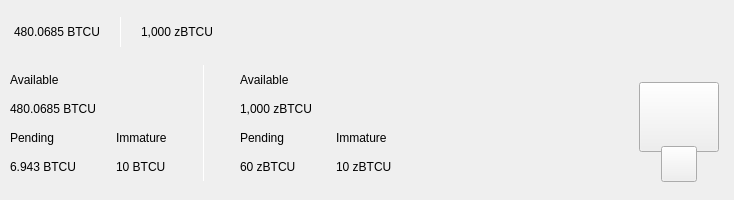
<?xml version="1.0" encoding="UTF-8"?>
<ui version="4.0">
 <class>TopBar</class>
 <widget class="QWidget" name="TopBar">
  <property name="geometry">
   <rect>
    <x>0</x>
    <y>0</y>
    <width>734</width>
    <height>200</height>
   </rect>
  </property>
  <property name="minimumSize">
   <size>
    <width>0</width>
    <height>200</height>
   </size>
  </property>
  <property name="maximumSize">
   <size>
    <width>16777215</width>
    <height>200</height>
   </size>
  </property>
  <property name="windowTitle">
   <string>Form</string>
  </property>
  <layout class="QVBoxLayout" name="verticalLayout_10" stretch="0">
   <property name="spacing">
    <number>0</number>
   </property>
   <property name="leftMargin">
    <number>0</number>
   </property>
   <property name="topMargin">
    <number>0</number>
   </property>
   <property name="rightMargin">
    <number>0</number>
   </property>
   <property name="bottomMargin">
    <number>0</number>
   </property>
   <item>
    <widget class="PFBorderImage" name="containerTop" native="true">
     <layout class="QVBoxLayout" name="verticalLayout_11">
      <property name="spacing">
       <number>0</number>
      </property>
      <property name="leftMargin">
       <number>0</number>
      </property>
      <property name="topMargin">
       <number>0</number>
      </property>
      <property name="rightMargin">
       <number>0</number>
      </property>
      <property name="bottomMargin">
       <number>0</number>
      </property>
      <item>
       <widget class="QWidget" name="top_container_2" native="true">
        <property name="minimumSize">
         <size>
          <width>0</width>
          <height>65</height>
         </size>
        </property>
        <layout class="QHBoxLayout" name="top_container">
         <property name="spacing">
          <number>0</number>
         </property>
         <property name="leftMargin">
          <number>14</number>
         </property>
         <property name="topMargin">
          <number>0</number>
         </property>
         <property name="rightMargin">
          <number>14</number>
         </property>
         <property name="bottomMargin">
          <number>0</number>
         </property>
         <item alignment="Qt::AlignVCenter">
          <widget class="QWidget" name="widgetTopAmount" native="true">
           <property name="sizePolicy">
            <sizepolicy hsizetype="Preferred" vsizetype="Maximum">
             <horstretch>0</horstretch>
             <verstretch>0</verstretch>
            </sizepolicy>
           </property>
           <layout class="QHBoxLayout" name="horizontalLayout_5">
            <property name="spacing">
             <number>0</number>
            </property>
            <property name="leftMargin">
             <number>0</number>
            </property>
            <property name="topMargin">
             <number>0</number>
            </property>
            <property name="rightMargin">
             <number>0</number>
            </property>
            <property name="bottomMargin">
             <number>0</number>
            </property>
            <item alignment="Qt::AlignTop">
             <widget class="QLabel" name="labelAmountTopPiv">
              <property name="minimumSize">
               <size>
                <width>0</width>
                <height>36</height>
               </size>
              </property>
              <property name="styleSheet">
               <string notr="true">padding:0px;margin:0px;</string>
              </property>
              <property name="text">
               <string>480.0685 BTCU</string>
              </property>
             </widget>
            </item>
            <item>
             <spacer name="horizontalSpacer_11">
              <property name="orientation">
               <enum>Qt::Horizontal</enum>
              </property>
              <property name="sizeType">
               <enum>QSizePolicy::Fixed</enum>
              </property>
              <property name="sizeHint" stdset="0">
               <size>
                <width>20</width>
                <height>20</height>
               </size>
              </property>
             </spacer>
            </item>
            <item alignment="Qt::AlignVCenter">
             <widget class="QLabel" name="label_16">
              <property name="minimumSize">
               <size>
                <width>1</width>
                <height>30</height>
               </size>
              </property>
              <property name="maximumSize">
               <size>
                <width>1</width>
                <height>30</height>
               </size>
              </property>
              <property name="styleSheet">
               <string notr="true">background-color:white;
padding:0px;
border:none;</string>
              </property>
              <property name="text">
               <string/>
              </property>
             </widget>
            </item>
            <item>
             <spacer name="horizontalSpacer_12">
              <property name="orientation">
               <enum>Qt::Horizontal</enum>
              </property>
              <property name="sizeType">
               <enum>QSizePolicy::Fixed</enum>
              </property>
              <property name="sizeHint" stdset="0">
               <size>
                <width>20</width>
                <height>20</height>
               </size>
              </property>
             </spacer>
            </item>
            <item alignment="Qt::AlignTop">
             <widget class="QLabel" name="labelAmountTopzPiv">
              <property name="minimumSize">
               <size>
                <width>0</width>
                <height>36</height>
               </size>
              </property>
              <property name="text">
               <string>1,000 zBTCU</string>
              </property>
             </widget>
            </item>
           </layout>
          </widget>
         </item>
         <item>
          <spacer name="horizontalSpacer">
           <property name="orientation">
            <enum>Qt::Horizontal</enum>
           </property>
           <property name="sizeHint" stdset="0">
            <size>
             <width>40</width>
             <height>20</height>
            </size>
           </property>
          </spacer>
         </item>
         <item>
          <layout class="QHBoxLayout" name="horizontalLayout_4">
           <property name="spacing">
            <number>12</number>
           </property>
           <property name="rightMargin">
            <number>0</number>
           </property>
           <item alignment="Qt::AlignRight">
            <widget class="QWidget" name="layoutSync" native="true">
             <property name="minimumSize">
              <size>
               <width>0</width>
               <height>36</height>
              </size>
             </property>
             <property name="maximumSize">
              <size>
               <width>16777215</width>
               <height>36</height>
              </size>
             </property>
             <layout class="QVBoxLayout" name="verticalLayout_9">
              <property name="leftMargin">
               <number>0</number>
              </property>
              <property name="topMargin">
               <number>0</number>
              </property>
              <property name="rightMargin">
               <number>0</number>
              </property>
              <property name="bottomMargin">
               <number>0</number>
              </property>
              <item>
               <widget class="ExpandableButton" name="pushButtonSync" native="true">
                <property name="minimumSize">
                 <size>
                  <width>36</width>
                  <height>36</height>
                 </size>
                </property>
                <property name="maximumSize">
                 <size>
                  <width>16777215</width>
                  <height>36</height>
                 </size>
                </property>
               </widget>
              </item>
             </layout>
            </widget>
           </item>
           <item>
            <widget class="ExpandableButton" name="pushButtonStack" native="true">
             <property name="minimumSize">
              <size>
               <width>36</width>
               <height>36</height>
              </size>
             </property>
            </widget>
           </item>
           <item>
            <widget class="ExpandableButton" name="pushButtonColdStaking" native="true">
             <property name="minimumSize">
              <size>
               <width>36</width>
               <height>36</height>
              </size>
             </property>
            </widget>
           </item>
           <item>
            <widget class="ExpandableButton" name="pushButtonConnection" native="true">
             <property name="minimumSize">
              <size>
               <width>36</width>
               <height>36</height>
              </size>
             </property>
            </widget>
           </item>
           <item>
            <widget class="ExpandableButton" name="pushButtonLock" native="true">
             <property name="sizePolicy">
              <sizepolicy hsizetype="Expanding" vsizetype="Expanding">
               <horstretch>0</horstretch>
               <verstretch>0</verstretch>
              </sizepolicy>
             </property>
             <property name="minimumSize">
              <size>
               <width>36</width>
               <height>0</height>
              </size>
             </property>
            </widget>
           </item>
           <item>
            <widget class="ExpandableButton" name="pushButtonTheme" native="true">
             <property name="minimumSize">
              <size>
               <width>36</width>
               <height>36</height>
              </size>
             </property>
             <property name="maximumSize">
              <size>
               <width>16777215</width>
               <height>36</height>
              </size>
             </property>
            </widget>
           </item>
           <item>
            <widget class="ExpandableButton" name="pushButtonFAQ" native="true">
             <property name="minimumSize">
              <size>
               <width>36</width>
               <height>36</height>
              </size>
             </property>
            </widget>
           </item>
          </layout>
         </item>
        </layout>
       </widget>
      </item>
      <item>
       <widget class="QWidget" name="bottom_container" native="true">
        <property name="minimumSize">
         <size>
          <width>0</width>
          <height>135</height>
         </size>
        </property>
        <layout class="QHBoxLayout" name="botton_container">
         <property name="leftMargin">
          <number>10</number>
         </property>
         <property name="topMargin">
          <number>0</number>
         </property>
         <property name="rightMargin">
          <number>10</number>
         </property>
         <property name="bottomMargin">
          <number>10</number>
         </property>
         <item>
          <layout class="QHBoxLayout" name="horizontalLayout_3">
           <property name="bottomMargin">
            <number>9</number>
           </property>
           <item>
            <layout class="QVBoxLayout" name="verticalLayout_7">
             <property name="spacing">
              <number>0</number>
             </property>
             <property name="leftMargin">
              <number>0</number>
             </property>
             <property name="rightMargin">
              <number>30</number>
             </property>
             <item>
              <layout class="QVBoxLayout" name="verticalLayout_2">
               <item>
                <widget class="QLabel" name="labelTitle1">
                 <property name="text">
                  <string>Available</string>
                 </property>
                </widget>
               </item>
               <item>
                <widget class="QLabel" name="labelAmountPiv">
                 <property name="text">
                  <string>480.0685 BTCU</string>
                 </property>
                </widget>
               </item>
              </layout>
             </item>
             <item>
              <layout class="QHBoxLayout" name="horizontalLayout_2">
               <property name="spacing">
                <number>0</number>
               </property>
               <item>
                <layout class="QVBoxLayout" name="verticalLayout_3">
                 <item>
                  <widget class="QLabel" name="labelTitle3">
                   <property name="text">
                    <string>Pending</string>
                   </property>
                  </widget>
                 </item>
                 <item>
                  <widget class="QLabel" name="labelPendingPiv">
                   <property name="text">
                    <string>6.943 BTCU</string>
                   </property>
                  </widget>
                 </item>
                </layout>
               </item>
               <item>
                <spacer name="horizontalSpacer_3">
                 <property name="orientation">
                  <enum>Qt::Horizontal</enum>
                 </property>
                 <property name="sizeType">
                  <enum>QSizePolicy::Fixed</enum>
                 </property>
                 <property name="sizeHint" stdset="0">
                  <size>
                   <width>40</width>
                   <height>20</height>
                  </size>
                 </property>
                </spacer>
               </item>
               <item>
                <layout class="QVBoxLayout" name="verticalLayout_4">
                 <item>
                  <widget class="QLabel" name="labelTitle4">
                   <property name="text">
                    <string>Immature</string>
                   </property>
                  </widget>
                 </item>
                 <item>
                  <widget class="QLabel" name="labelImmaturePiv">
                   <property name="text">
                    <string>10 BTCU</string>
                   </property>
                  </widget>
                 </item>
                </layout>
               </item>
              </layout>
             </item>
            </layout>
           </item>
           <item>
            <widget class="QLabel" name="label_9">
             <property name="minimumSize">
              <size>
               <width>1</width>
               <height>100</height>
              </size>
             </property>
             <property name="maximumSize">
              <size>
               <width>1</width>
               <height>16777215</height>
              </size>
             </property>
             <property name="styleSheet">
              <string notr="true">background-color:white;
padding:0px;
border:none;</string>
             </property>
             <property name="text">
              <string/>
             </property>
            </widget>
           </item>
           <item>
            <layout class="QVBoxLayout" name="verticalLayout_8">
             <property name="spacing">
              <number>0</number>
             </property>
             <property name="leftMargin">
              <number>30</number>
             </property>
             <item>
              <layout class="QVBoxLayout" name="verticalLayout">
               <item>
                <widget class="QLabel" name="labelTitle2">
                 <property name="text">
                  <string>Available</string>
                 </property>
                </widget>
               </item>
               <item>
                <widget class="QLabel" name="labelAmountzPiv">
                 <property name="text">
                  <string>1,000 zBTCU</string>
                 </property>
                </widget>
               </item>
              </layout>
             </item>
             <item>
              <layout class="QHBoxLayout" name="horizontalLayout">
               <property name="spacing">
                <number>0</number>
               </property>
               <item>
                <layout class="QVBoxLayout" name="verticalLayout_5">
                 <item>
                  <widget class="QLabel" name="labelTitle5">
                   <property name="text">
                    <string>Pending</string>
                   </property>
                  </widget>
                 </item>
                 <item>
                  <widget class="QLabel" name="labelPendingzPiv">
                   <property name="text">
                    <string>60 zBTCU</string>
                   </property>
                  </widget>
                 </item>
                </layout>
               </item>
               <item>
                <spacer name="horizontalSpacer_4">
                 <property name="orientation">
                  <enum>Qt::Horizontal</enum>
                 </property>
                 <property name="sizeType">
                  <enum>QSizePolicy::Fixed</enum>
                 </property>
                 <property name="sizeHint" stdset="0">
                  <size>
                   <width>40</width>
                   <height>20</height>
                  </size>
                 </property>
                </spacer>
               </item>
               <item>
                <layout class="QVBoxLayout" name="verticalLayout_6">
                 <item>
                  <widget class="QLabel" name="labelTitle6">
                   <property name="text">
                    <string>Immature</string>
                   </property>
                  </widget>
                 </item>
                 <item>
                  <widget class="QLabel" name="labelImmaturezPiv">
                   <property name="text">
                    <string>10 zBTCU</string>
                   </property>
                  </widget>
                 </item>
                </layout>
               </item>
              </layout>
             </item>
            </layout>
           </item>
          </layout>
         </item>
         <item>
          <spacer name="horizontalSpacer_2">
           <property name="orientation">
            <enum>Qt::Horizontal</enum>
           </property>
           <property name="sizeHint" stdset="0">
            <size>
             <width>40</width>
             <height>20</height>
            </size>
           </property>
          </spacer>
         </item>
         <item alignment="Qt::AlignHCenter|Qt::AlignVCenter">
          <widget class="QWidget" name="qrContainer" native="true">
           <property name="sizePolicy">
            <sizepolicy hsizetype="Preferred" vsizetype="Minimum">
             <horstretch>0</horstretch>
             <verstretch>0</verstretch>
            </sizepolicy>
           </property>
           <property name="minimumSize">
            <size>
             <width>90</width>
             <height>110</height>
            </size>
           </property>
           <property name="maximumSize">
            <size>
             <width>90</width>
             <height>110</height>
            </size>
           </property>
           <layout class="QVBoxLayout" name="containerQR">
            <property name="spacing">
             <number>0</number>
            </property>
            <property name="leftMargin">
             <number>5</number>
            </property>
            <property name="topMargin">
             <number>10</number>
            </property>
            <property name="rightMargin">
             <number>5</number>
            </property>
            <property name="bottomMargin">
             <number>0</number>
            </property>
            <item>
             <widget class="QPushButton" name="btnQr">
              <property name="minimumSize">
               <size>
                <width>70</width>
                <height>70</height>
               </size>
              </property>
              <property name="maximumSize">
               <size>
                <width>16777215</width>
                <height>70</height>
               </size>
              </property>
              <property name="focusPolicy">
               <enum>Qt::NoFocus</enum>
              </property>
              <property name="text">
               <string/>
              </property>
              <property name="iconSize">
               <size>
                <width>70</width>
                <height>70</height>
               </size>
              </property>
             </widget>
            </item>
            <item>
             <spacer name="verticalSpacer">
              <property name="orientation">
               <enum>Qt::Vertical</enum>
              </property>
              <property name="sizeType">
               <enum>QSizePolicy::Fixed</enum>
              </property>
              <property name="sizeHint" stdset="0">
               <size>
                <width>20</width>
                <height>20</height>
               </size>
              </property>
             </spacer>
            </item>
            <item alignment="Qt::AlignHCenter|Qt::AlignBottom">
             <widget class="QPushButton" name="pushButtonQR">
              <property name="minimumSize">
               <size>
                <width>36</width>
                <height>36</height>
               </size>
              </property>
              <property name="maximumSize">
               <size>
                <width>36</width>
                <height>36</height>
               </size>
              </property>
              <property name="focusPolicy">
               <enum>Qt::NoFocus</enum>
              </property>
              <property name="text">
               <string/>
              </property>
             </widget>
            </item>
           </layout>
          </widget>
         </item>
        </layout>
       </widget>
      </item>
     </layout>
    </widget>
   </item>
  </layout>
 </widget>
 <customwidgets>
  <customwidget>
   <class>ExpandableButton</class>
   <extends>QWidget</extends>
   <header>qt/btcu/expandablebutton.h</header>
   <container>1</container>
  </customwidget>
  <customwidget>
   <class>PFBorderImage</class>
   <extends>QFrame</extends>
   <header>qt/btcu/pfborderimage.h</header>
   <container>1</container>
  </customwidget>
 </customwidgets>
 <resources/>
 <connections/>
</ui>
